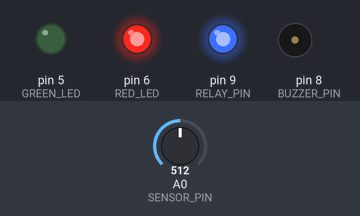
This sketch was run on a simulated Arduino Uno, built with avr-gcc and run on an emulated ATmega328P. Shown: output pins drawn as LEDs (lit = HIGH), buzzer (waves = sounding). The test bench sets the inputs (shaded band); at power-on: A0 (SENSOR_PIN) = 512. What the sketch prints to the serial monitor is not drawn.

Above: at 0.1 s.
At 20.1 s:
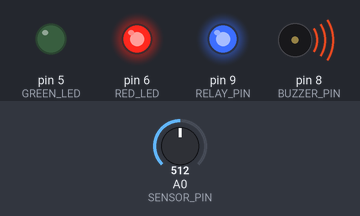
Timing chart, 0 to 21.6 s (numbered marks = the images above):
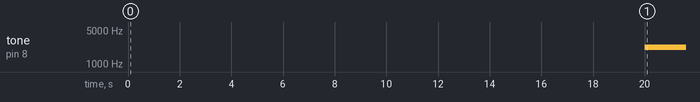

The sketch:

sketch.ino
```cpp
/*
  IAMC - Alcohol Detection and Vehicle Interlock (teaching prototype)
  Arduino Uno + MQ-3 analog output
  Outputs: buzzer D8, active-low relay driver D9, status LEDs D5/D6

  SAFETY: This is a classroom prototype, not a certified breathalyzer or
  road-ready vehicle controller. Never connect a microcontroller pin directly
  to a vehicle starter circuit. Use a properly rated isolated automotive
  interface and fail-safe review before any real deployment.
*/
const byte SENSOR_PIN = A0;
const byte GREEN_LED = 5;
const byte RED_LED = 6;
const byte BUZZER_PIN = 8;
const byte RELAY_PIN = 9; // relay module input; active LOW means engine permit
const int TRIP_THRESHOLD = 500; // illustrative ADC threshold; calibrate on hardware
const unsigned long SAMPLE_INTERVAL_MS = 100;
const unsigned long WARMUP_MS = 20000;

unsigned long startedAt;
unsigned long lastSampleAt;
int filteredReading = 0;
bool filterInitialized = false;

void setSafeState() {
  digitalWrite(RELAY_PIN, HIGH); // de-energize active-low relay: inhibit start
  digitalWrite(GREEN_LED, LOW);
  digitalWrite(RED_LED, HIGH);
  noTone(BUZZER_PIN);
}

void setup() {
  pinMode(GREEN_LED, OUTPUT);
  pinMode(RED_LED, OUTPUT);
  pinMode(BUZZER_PIN, OUTPUT);
  pinMode(RELAY_PIN, OUTPUT);
  setSafeState();
  Serial.begin(9600);
  startedAt = millis();
  Serial.println(F("IAMC alcohol detector - sensor warm-up"));
}

void loop() {
  const unsigned long now = millis();
  if (now - lastSampleAt < SAMPLE_INTERVAL_MS) return;
  lastSampleAt = now;

  const int raw = analogRead(SENSOR_PIN);
  if (!filterInitialized) {
    filteredReading = raw;
    filterInitialized = true;
  } else {
    filteredReading = (filteredReading * 3 + raw) / 4; // light smoothing
  }

  Serial.print(F("raw="));
  Serial.print(raw);
  Serial.print(F(" filtered="));
  Serial.println(filteredReading);

  if (now - startedAt < WARMUP_MS) {
    setSafeState();
    Serial.println(F("WARMUP: start inhibited"));
    return;
  }

  if (filteredReading >= TRIP_THRESHOLD) {
    setSafeState();
    tone(BUZZER_PIN, 2200);
    Serial.println(F("ALCOHOL ABOVE SET THRESHOLD: start inhibited"));
  } else {
    digitalWrite(RELAY_PIN, LOW); // energize active-low relay module: permit start
    digitalWrite(GREEN_LED, HIGH);
    digitalWrite(RED_LED, LOW);
    noTone(BUZZER_PIN);
    Serial.println(F("BELOW SET THRESHOLD: start permitted"));
  }
}
```

Measured:
- by itself, tone on pin 8 (BUZZER_PIN): silent → 2200 Hz at 20.0 s
